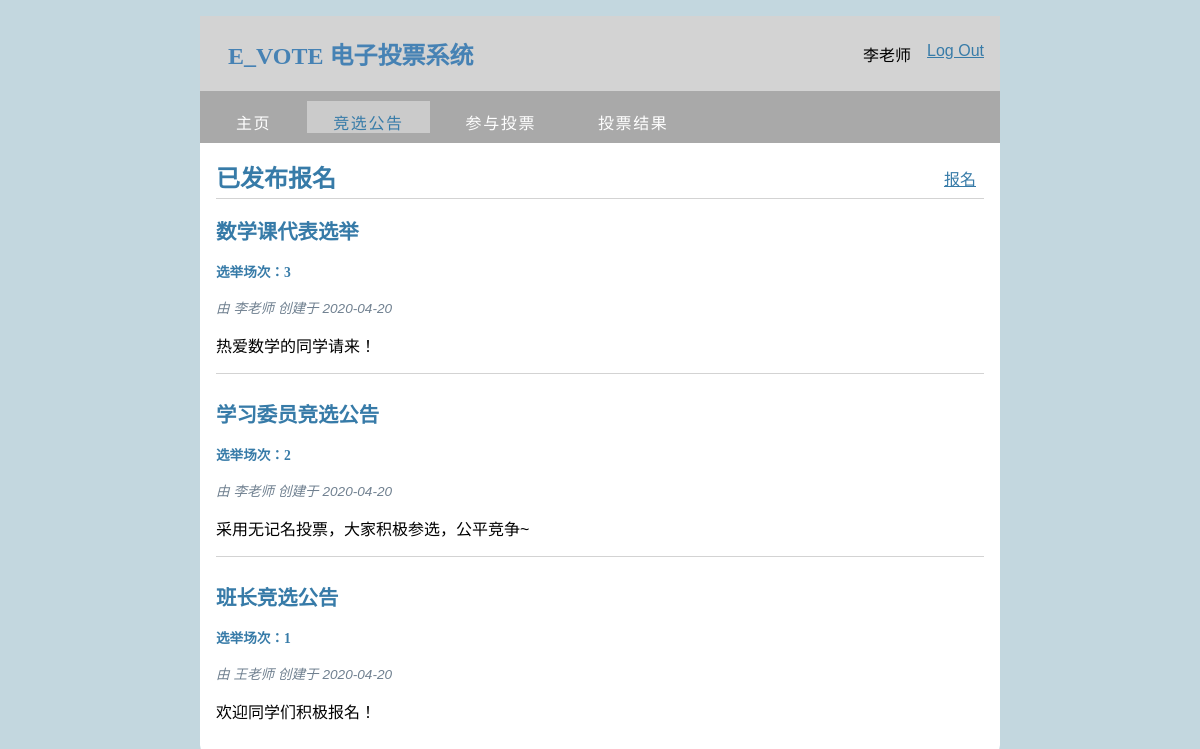
Screenshot of /user/notif (signed in) with the database file from the repository.
### tables this page shows
CREATE TABLE admin(
  id INTEGER PRIMARY KEY AUTOINCREMENT,
  username TEXT UNIQUE NOT NULL,
  password TEXT NOT NULL,
  admin_id INTEGER UNIQUE NOT NULL,
  realname TEXT NOT NULL
);

CREATE TABLE election_info(
  info_id INTEGER PRIMARY KEY AUTOINCREMENT,
  author_id INTEGER NOT NULL,
  title TEXT NOT NULL,
  body TEXT NOT NULL,
  created TIMESTAMP NOT NULL DEFAULT CURRENT_TIMESTAMP,
  FOREIGN KEY (author_id) REFERENCES admin (admin_id)
);

### e_vote/user.py (the view)
@bp.route('/notif')
def notif():
    db = get_db()
    posts = db.execute(
        'SELECT p.info_id, author_id, title, body, created, username'
        ' FROM election_info p JOIN admin x ON p.author_id = x.id'
        ' ORDER BY created DESC'
    ).fetchall()
    return render_template('user/notif.html', posts=posts)

### e_vote/auth.py (called while the page is built)
@bp.before_app_request
def load_logged_in_user():
    user_id = session.get('user_id')
    admin_id = session.get('admin_id')
    if user_id is None:
        g.user = get_db().execute(
            'SELECT * FROM admin WHERE id = ?', (admin_id,)
        ).fetchone()
    elif admin_id is None:
        g.user = get_db().execute(
            'SELECT * FROM user WHERE id = ?', (user_id,)
        ).fetchone()
    else:
        g.user=None

### e_vote/db.py (called while the page is built)
def get_db():
    if 'db' not in g:
        g.db=sqlite3.connect(
            current_app.config['DATABASE'],
            detect_types=sqlite3.PARSE_DECLTYPES
        )
        g.db.row_factory=sqlite3.Row
    return g.db

### e_vote/templates/user/notif.html
{% extends 'base1.html' %}
{% block menu %}
  <ul id="menu">
    <li><a href="{{ url_for('user.user_home') }}">主页</a></li>
    <li class="selected"><a href="{{ url_for('user.notif') }}">竞选公告</a></li>
    <li><a href="page.html">参与投票</a></li>
    <li><a href="another_page.html">投票结果</a></li>
  </ul>
{% endblock %}
{% block header %}
  <h1>{% block title %}已发布报名{% endblock %}</h1>
    {% if g.user %}
      <a class="action" href="{{ url_for('user.enroll_form') }}">报名</a>
    {% endif %}
{% endblock %}
{% block content %}
  {% for election_info in posts %}
    <article class="post">
      <header>
        <div>
          <h1>{{ election_info['title'] }}</h1>
          <h4>选举场次：{{ election_info['info_id'] }}</h4>
          <div class="about">由 {{ election_info['username'] }} 创建于 {{ election_info['created'].strftime('%Y-%m-%d') }}</div>
        </div>
      </header>
      <p class="body">{{ election_info['body'] }}</p>
    </article>
    {% if not loop.last %}
      <hr>
    {% endif %}
  {% endfor %}
{% endblock %}

### e_vote/templates/base1.html (shortened to what this page needs)
<!DOCTYPE html>
<html lang="en">
<link rel="stylesheet" href="{{ url_for('static', filename='style1.css') }}">
<nav>
  <h1>E_VOTE 电子投票系统</h1>
  <ul>
    {% if g.user %}
      <li><span>{{ g.user['username'] }}</span>
      <li><a href="{{ url_for('auth.logout') }}">Log Out</a>
    {% else %}
      <li><a href="{{ url_for('auth.register') }}">Register</a>
      <li><a href="{{ url_for('auth.login') }}">Log In</a>
    {% endif %}
  </ul>
</nav>
<div id="menubar">
  {% block menu %}{% endblock %}
</div>
<section class="content">
  <header>
    {% block header %}{% endblock %}
  </header>
  {% block content %}{% endblock %}
</section>
</html>

### e_vote/static/style1.css (style rules this page uses)
html { font-family: arial; background: #c3d7df; padding: 1rem; }
h1, h2, h3, h4, h5, h6 { font-family: "微软雅黑"; color: #377ba8; margin: 1rem 0; }
a { color: #377ba8; }
hr { border: none; border-top: 1px solid lightgray; }
nav { background: lightgray; display: flex; align-items: center; padding: 0 0.5rem; }
nav h1 { flex: auto; margin: 20px; color: #4682B4; }
nav ul { display: flex; list-style: none; margin: 0; padding: 0; }
nav ul li a, nav ul li span, header .action { display: block; padding: 0.5rem; }
div#menubar { margin-left: auto; margin-right: auto; max-width: 800px; height: 52px; padding: 0; background: darkgray; }
div ul#menu, div ul#menu li { float: left; margin: 0; padding: 0; }
div ul#menu li { list-style: none; }
div ul#menu li a { letter-spacing: 0.1em; font: normal 100% arial, sans-serif; display: block; float: left; height: 17px; margin: 10px 0 0 10px; padding: 9px 26px 6px 26px; text-align: center; color: #FFF; text-transform: uppercase; text-decoration: none; background: transparent; }
ul#menu li a:hover, ul#menu li.selected a, ul#menu li.selected a:hover { color: #377ba8; background: transparent url(transparent_light.png) repeat; }
.content { padding: 0 1rem 1rem; }
.content > header { border-bottom: 1px solid lightgray; display: flex; align-items: flex-end; }
.content > header h1 { flex: auto; margin: 1rem 0 0.25rem 0; }
.post > header { display: flex; align-items: flex-end; font-size: 0.85em; }
.post > header > div:first-of-type { flex: auto; }
.post > header h1 { font-size: 1.5em; margin-bottom: 0; }
.post .about { color: slategray; font-style: italic; }
.post .body { white-space: pre-line; }
.content:last-child { margin-bottom: 0; }

### rows the page displays
admin: user.username "李老师"
election_info: title "数学课代表选举", info_id "3", username "李老师", created "2020-04-20", body "热爱数学的同学请来！"
election_info: title "学习委员竞选公告", info_id "2", username "李老师", created "2020-04-20", body "采用无记名投票，大家积极参选，公平竞争~"
election_info: title "班长竞选公告", info_id "1", username "王老师", created "2020-04-20", body "欢迎同学们积极报名！"
